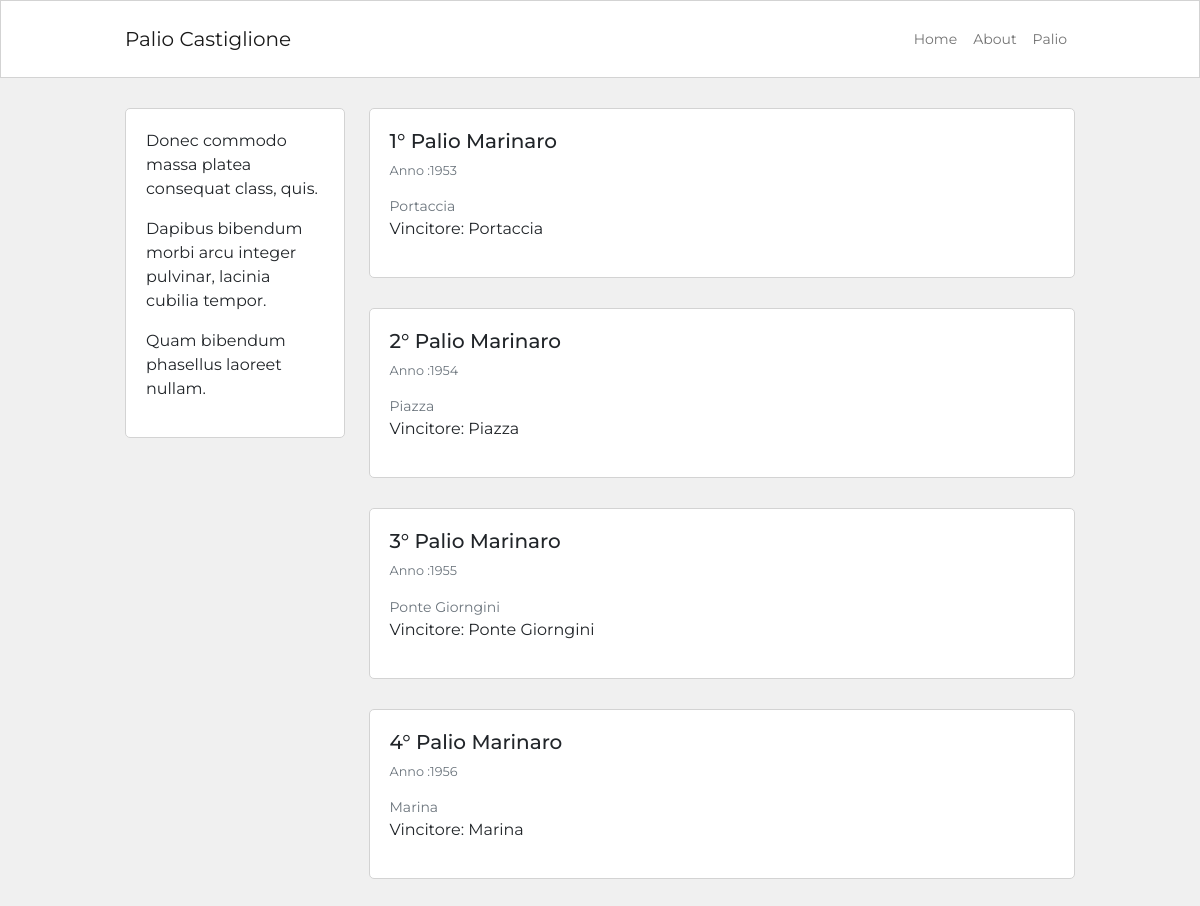
The page /palio on the database its author committed.
### blog/models.py (models this page shows, shortened)
class Gare (db.Model):
    id = db.Column ( db.Integer, primary_key = True)
    data = db.Column ( db.Date, default = datetime.now())
    primo = db.Column (db.Integer)
    secondo = db.Column (db.Integer)
    terzo = db.Column (db.Integer)
    quarto = db.Column (db.Integer)
    quinto = db.Column (db.Integer)
    valido = db.Column ( db.Boolean, default= True, nullable = False)
    rioni_id = db.Column (db.Integer, db.ForeignKey('rioni.id'))

class Rioni (db.Model):
    id = db.Column ( db.Integer, primary_key = True)
    rione = db.Column ( db.String(120), nullable = False)
    gare = db.relationship('Gare', backref='rioni', lazy=True)

### blog/routes.py (the view)
@app.route ('/palio')
def palio ():
    palii = Gare.query.all()
    return render_template ('palio_lista.html', palii = palii)

### blog/templates/palio_lista.html (shortened to what this page needs)
{% extends 'base.html' %}
{% block content %}
<div class="container content-container">
    <div class="row no-gutters">
        <div class="col-md-9 order-md-2">
            {% for palio in palii %}
            <div class="single-post-home">
                {% if palio.primo %}
                <h5>{{palio.id}}° Palio Marinaro</h5>
                {% endif %}
                <p class="p-small-two text-muted">Anno :{{palio.data.strftime('%Y') }}</p>
                <p class="p-small-one text-muted mb-0">{{palio.rioni.rione}}</p>
                <p>Vincitore: {{palio.rioni.rione}}</p>
            </div>
            {% endfor %}
        </div>
        <div class="col-md-3 order-md-1">
            {% include 'about_snippet.html' %}
        </div>
    </div>
</div>
{% endblock %}

### blog/templates/base.html (shortened to what this page needs)
<!DOCTYPE html>
<html lang="en">
<head>
    <link href="https://cdn.jsdelivr.net/npm/bootstrap@5.1.3/dist/css/bootstrap.min.css" rel="stylesheet"
>
    <link href="{{ url_for ('static', filename='blog.css') }}" rel="stylesheet">
</head>
<nav class="navbar navbar-expand-lg navbar-light nvbar-bg-white ">
    <div class="container navbar-container">
        <a class="navbar-brand" href="{{ url_for ('homepage') }}">Palio Castiglione</a>
        <div class="collapse navbar-collapse" id="navbarSupportedContent">
            <div class="navbar-nav ms-auto">
                <a class="nav-link nav-item" href="{{ url_for ('homepage') }}">Home</a>
                <a class="nav-link nav-item" href="{{ url_for ('about') }}">About</a>
                <a class="nav-link nav-item" href="{{ url_for ('palio') }}">Palio</a>
            </div>
        </div>
    </div>
</nav>
<body>
    {% block content %}
    {% endblock %}
</body>
</html>

### blog/templates/about_snippet.html
<div class="about-snippet-block">
    {{lipsum(n=3, min=5, max=10)}}
</div>

### blog/static/blog.css (style rules this page uses)
body { font-family: Montserrat; background-color: #f0f0f0; }
.content-container { max-width: 950px; margin-top: 30px; margin-bottom: 30px; padding: 0px; }
.nvbar-bg-white { background-color: #fff; border: 1px solid #d3d3d3; }
.navbar-container { max-width: 950px; font-size: 0.875rem; padding: 10px 0px 10px 0px; }
.about-snippet-block { background-color: #fff; border: 1px solid #d3d3d3; border-radius: 5px; padding: 20px; }
.single-post-home { background-color: #fff; border: 1px solid #d3d3d3; border-radius: 5px; padding: 20px; margin-bottom: 30px; }
.p-small-one { font-size: 0.875rem; }
.p-small-two { font-size: 0.800rem; }

### rows shown on the page
Gare: id "1", data "1953", rioni.rione "Portaccia"
Gare: id "2", data "1954", rioni.rione "Piazza"
Gare: id "3", data "1955", rioni.rione "Ponte Giorngini"
Gare: id "4", data "1956", rioni.rione "Marina"

### other values the page prints
{{ lipsum(n=3, min=5, max=10) }} "Donec commodo massa platea consequat class, quis. Dapibus bibendum morbi arcu integer pulvinar, lacinia cubilia tempor. Quam bibendum phasellus laoreet nullam."
